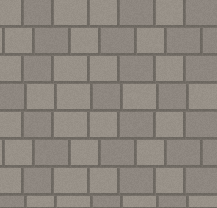
#> input picture web/assets/sidewalk.png, 217 x 208 px
$ python -i extract-mission-composite.py   (imports and definitions only)
#> lines starting #> are read from the running program, lines starting #| are printed output that depends on the picture; after the words box and inside, x2 and y2 are one past the last pixel; in counts of white or black regions, pixels touching at a corner belong together
#> further down, picture is the input picture: shape (208, 217, 3); mean B, G, R 126.4, 134.2, 140.9
"""Color-segment mission2-map.png into a multi-surface composite scene JSON.

Reads:
  web/public/maps/mission2/mission2-map.png
  web/public/maps/mission2/mission2-map.meta.json

Writes:
  web/public/maps/mission2/mission2-composite.json   (schema version 2)
  web/public/maps/mission2/_debug-labels.png         (when --dump-labels passed)

Each pixel is classified into one of:
  void / grass / water / sand / sidewalk / road / trolleybus_rails / rails
plus a separate `white_marking` mask for road paint.

Anti-aliased dark borders that previously fell into VOID (and therefore showed
through as the green grass <rect>, producing the "green halo" around roads /
sidewalks / white paint) are now folded into the nearest real surface via
two passes:

  1. Per-mask MORPH_CLOSE then dilate by 1-2 px so the surface absorbs its
     own anti-aliased fringe.
  2. Distance-transform extension into atlas VOID uses a fixed radius (world /
     atlas px) so road/sidewalk absorb nearby VOID fringe near stitched edges.

  3. `heal_surface_cliffs()` snaps adjacent GRASS/VOID pixels that still match
     asphalt/sidewalk colour back onto the nearest road/sidewalk blob.

White paint pixels with a VOID label underneath are also forced to ROAD so
markings sit on asphalt rather than on the grass <rect>.
"""
from __future__ import annotations

import argparse
import json
from collections import Counter
from pathlib import Path

import cv2
import numpy as np

ROOT = Path(__file__).resolve().parent.parent
MAP_DIR = ROOT / "public" / "maps" / "mission2"
PNG_PATH = MAP_DIR / "mission2-map.png"
META_PATH = MAP_DIR / "mission2-map.meta.json"
OUT_PATH = MAP_DIR / "mission2-composite.json"
DEBUG_PATH = MAP_DIR / "_debug-labels.png"

# Label IDs used in the per-pixel label map.
L_VOID = 0
L_GRASS = 1
L_WATER = 2
L_SAND = 3
L_SIDEWALK = 4
L_ROAD = 5
L_TROLLEYBUS = 6
L_RAILS = 7

# Painter z-order — lower IDs first when written to the JSON. The renderer
# applies the same order, so trolleybus stripes draw on top of road, and
# train rails draw on top of trolleybus.
SURFACE_LABELS: list[tuple[int, str]] = [
    (L_WATER, "water"),
    (L_SAND, "sand"),
    (L_SIDEWALK, "sidewalk"),
    (L_ROAD, "road"),
    (L_TROLLEYBUS, "trolleybus_rails"),
    (L_RAILS, "rails"),
]

# Detection toggles. Both rails kinds are best-effort and DISABLED by default
# for mission 2 because the source PNG doesn't contain actual rail tiles in a
# uniform colour signature — the dark anti-aliased pair-of-lines pattern that
# our pixel-level detector latches onto also appears at every road border, so
# running the detector greedily turns half the map into "trolleybus_rails".
#
# Flip these flags to True for missions where rails are visible (uniform
# wood-tie/asphalt strips); otherwise rely on the in-game MapCompositeEditor
# to hand-paint rail surfaces — they will render correctly with the matching
# textures via the renderer's <pattern> defs.
DETECT_TROLLEYBUS = False
DETECT_RAILS = False

# How far (atlas px) road/sidewalk labels propagate into VOID via distance fill.
# Not tied to game viewport — adjust manually if halos at map edges need more/less fill.
VOID_EXTENSION_RADIUS_PX = 16

# Heal misclassified GRASS / residual VOID fringes that still look like pavement
# in RGB and sit within this distance (px) of an existing road/sidewalk blob.
HEAL_ASPHALT_NEAR_ROAD_PX = 16
HEAL_PAVING_NEAR_SIDEWALK_PX = 12

# Per-kind minimum polygon area (atlas pixels²) and Douglas-Peucker epsilon.
MIN_AREAS = {
    L_WATER: 400,
    L_SAND: 400,
    L_SIDEWALK: 400,
    L_ROAD: 1200,
    L_TROLLEYBUS: 60,
    L_RAILS: 200,
}
EPSILONS = {
    L_WATER: 1.5,
    L_SAND: 1.5,
    L_SIDEWALK: 1.0,
    L_ROAD: 1.5,
    L_TROLLEYBUS: 0.6,
    L_RAILS: 0.8,
}
HOLE_MIN_AREA = 800

MIN_MARKING_AREA_PX = 8
# Douglas–Peucker for marking contours: lower ⇒ более «прямые» углы, ближе к линиям на PNG.
MARKING_EPSILON_PX = 0.35


# [114 lines left out: functions main, sample_grass_color, not called in this run]


def build_label_map(rgb: np.ndarray) -> tuple[np.ndarray, np.ndarray]:
    """Return (label_map uint8, white_marking_mask uint8).

    Each pixel ends up with one of L_VOID, L_GRASS, L_WATER, L_SAND, L_SIDEWALK,
    or L_ROAD. Trolleybus / rails are added by detect_rail_like() in a later
    pass once road has been finalised. White paint is reported separately so
    it can be drawn on top of any underlying surface.
    """
    h, w = rgb.shape[:2]
#> h = 208; w = 217
    r = rgb[:, :, 0].astype(np.int16)
    g = rgb[:, :, 1].astype(np.int16)
    b = rgb[:, :, 2].astype(np.int16)

    void = (rgb.sum(axis=2) < 30)
#> void: shape (208, 217) bool; every value is 0
    spread = np.maximum.reduce([r, g, b]) - np.minimum.reduce([r, g, b])
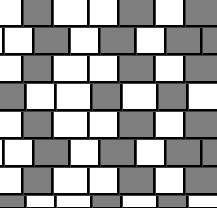
#> spread: shape (208, 217) int16; min 12, max 16, mean 14.55; drawn with min black and max white
    mean = (r + g + b) / 3.0

    grass = (g > r + 10) & (g > b + 10) & (g > 70) & (g < 200)
    water = (b > r + 30) & (b > g + 10) & (b > 120)
    sand = (r > 140) & (r < 230) & (g > 120) & (g < 200) & (b < 140) & (r > g) & (g > b)

    # Sidewalk: medium-grey, low saturation, brighter than road. Tuned against
    # web/assets/sidewalk.png (mean ~98, spread ~9) and the actual histogram of
    # mission2-map.png where sidewalks cluster around mean 95..115.
    sidewalk_seed = (spread < 22) & (mean >= 86) & (mean < 130) & ~void & ~grass
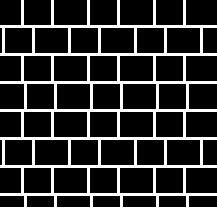
#> sidewalk_seed: shape (208, 217) bool; 18.3% white; 1 white region, box (x1, y1, x2, y2) and area: (0, 0, 217, 208) 8272

    # Road: dark desaturated grey (asphalt). Mean cap of 88 keeps clear water
    # of sidewalk so we don't double-label.
    road_seed = (spread < 30) & (mean > 50) & (mean < 88) & ~void

    white = (r > 215) & (g > 215) & (b > 215)

    # ---- Halo absorption -------------------------------------------------
    # Anti-aliased dark fringes at the road / sidewalk boundary often have
    # spread > 30 or mean > 88 (they sit on the line between asphalt and
    # surrounding green). MORPH_CLOSE 3x3 fills 1-2 px gaps, then a single
    # dilate ×1 grows the surface outward by one pixel so the dark fringe is
    # absorbed instead of falling into VOID. This is the main fix for the
    # "green halo around roads / sidewalks / paint" complaint.
    kernel3 = np.ones((3, 3), np.uint8)
    road_seed_u8 = road_seed.astype(np.uint8) * 255
    road_seed_u8 = cv2.morphologyEx(road_seed_u8, cv2.MORPH_CLOSE, kernel3, iterations=1)
    road_seed_u8 = cv2.dilate(road_seed_u8, kernel3, iterations=1)
    road_filled = (road_seed_u8 > 0) & ~void

    sidewalk_seed_u8 = sidewalk_seed.astype(np.uint8) * 255
    sidewalk_seed_u8 = cv2.morphologyEx(sidewalk_seed_u8, cv2.MORPH_CLOSE, kernel3, iterations=1)
    sidewalk_seed_u8 = cv2.dilate(sidewalk_seed_u8, kernel3, iterations=1)
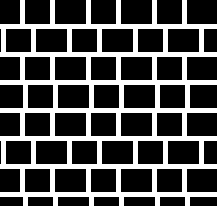
#> sidewalk_seed_u8: shape (208, 217); 29.7% white; 1 white region, box (x1, y1, x2, y2) and area: (0, 0, 217, 208) 13389
    sidewalk_filled = (sidewalk_seed_u8 > 0) & ~void & ~grass
    # --------------------------------------------------------------------

    label = np.full((h, w), L_VOID, dtype=np.uint8)
    label[grass] = L_GRASS
    label[water] = L_WATER
    label[sand] = L_SAND
    label[sidewalk_filled & ~water & ~sand] = L_SIDEWALK
    # Road wins over sidewalk at the boundary — their dilations overlap by 1 px,
    # and we want road to extend cleanly across the dilation seam.
    label[road_filled & ~water & ~sand] = L_ROAD

    white_mask = (white.astype(np.uint8)) * 255
    return label, white_mask


# [284 lines left out: functions force_road_under_markings, heal_surface_cliffs, extend_into_void, detect_rail_like, _emit_rail_pairs, _sleeper_score and 1 more, not called in this run]


def shift_to_world(poly: list[list[int]], min_x: int, min_y: int) -> list[list[int]]:
    return [[p[0] + min_x, p[1] + min_y] for p in poly]


def rgb_hex(rgb: tuple[int, int, int]) -> str:
    return f"#{rgb[0]:02x}{rgb[1]:02x}{rgb[2]:02x}"


# [32 lines left out: functions print_label_stats, dump_labels, not called in this run]


# [2 lines not run here, left out]

>>> import cv2
>>> picture = cv2.imread('../assets/sidewalk.png')
>>> result = build_label_map(picture)

$ run again, on web/assets/rails.png
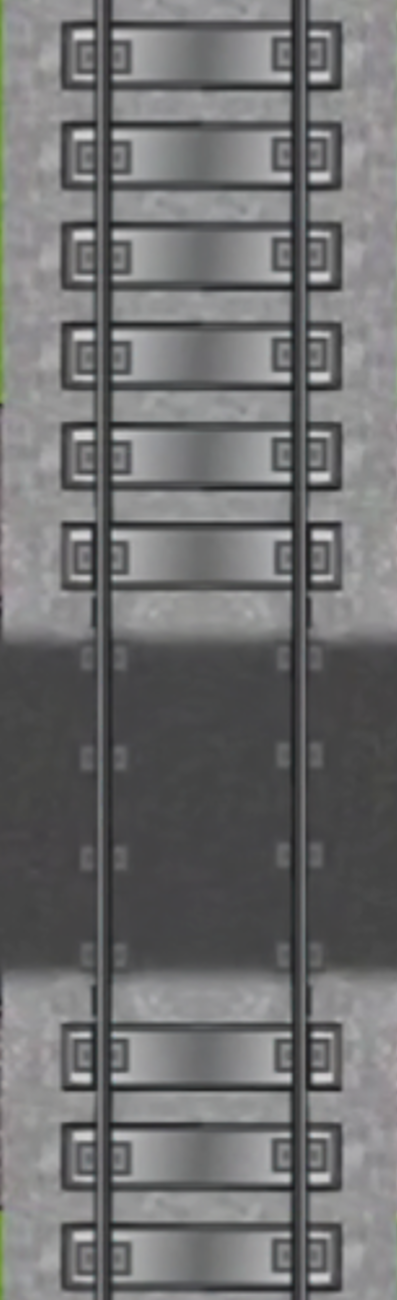
#> input picture web/assets/rails.png, 397 x 1300 px
#> picture is the input picture: shape (1300, 397, 3); mean B, G, R 113.1, 112.5, 112.4
#> void: shape (1300, 397) bool; every value is 0
#> in build_label_map, `grass = (g > r + 10) & (g > b + 10) & (g > 70) & (g < 200)`:
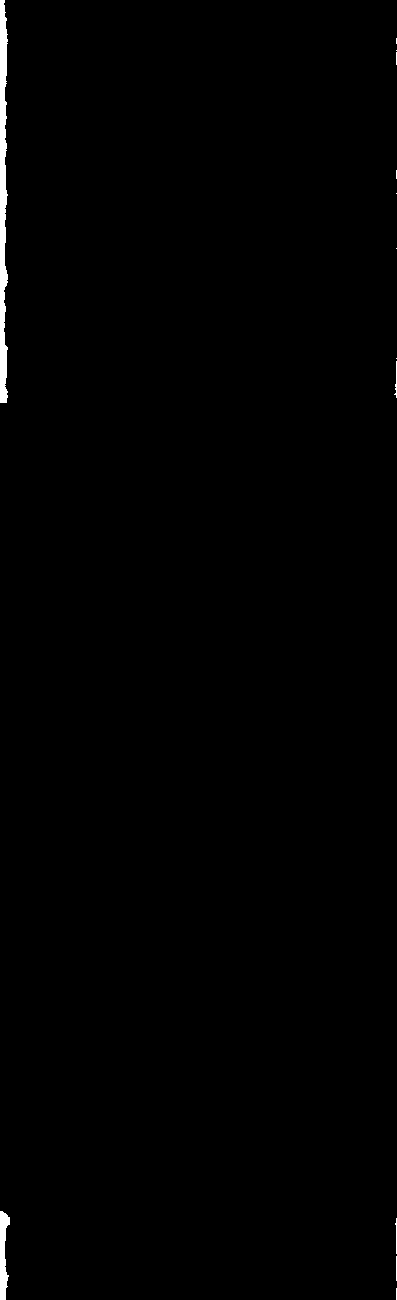
#> grass: shape (1300, 397) bool; 0.61% white; 13 white regions (8 under 20 px), largest, box (x1, y1, x2, y2) and area: (0, 0, 8, 403) 2441, (0, 1211, 10, 1300) 576, (394, 361, 397, 398) 45, (395, 1218, 397, 1254) 38, (396, 1256, 397, 1281) 25
#> sand: shape (1300, 397) bool; 0.17% white in thin lines or dots
#> sidewalk_seed: shape (1300, 397) bool; 19.9% white; 62 white regions (7 under 20 px), largest, box (x1, y1, x2, y2) and area: (0, 0, 104, 1300) 22623, (300, 0, 397, 1300) 14457, (110, 528, 293, 584) 4742
#> road_seed: shape (1300, 397) bool; 34.3% white; 40 white regions (18 under 20 px), largest, box (x1, y1, x2, y2) and area: (103, 0, 301, 1300) 97905, (0, 596, 98, 1007) 31222, (305, 520, 397, 1092) 30670
#> road_filled: shape (1300, 397) bool; 40.8% white; 26 white regions (3 under 20 px), largest, box (x1, y1, x2, y2) and area: (102, 0, 302, 1300) 117941, (304, 519, 397, 1093) 33101, (0, 595, 99, 1008) 32278
#> in build_label_map, `sidewalk_seed_u8 = cv2.dilate(sidewalk_seed_u8, kernel3, iterations=1)`:
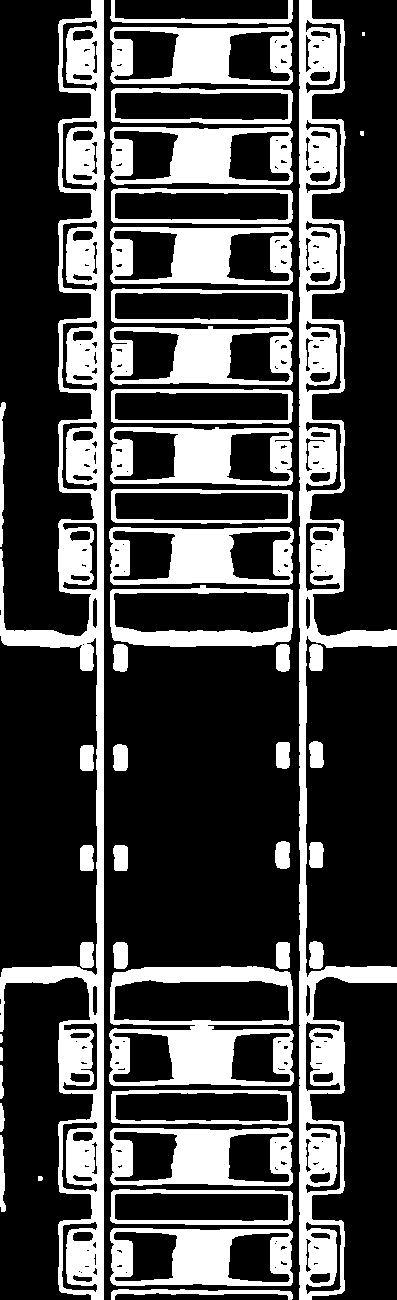
#> sidewalk_seed_u8: shape (1300, 397); 28% white; 45 white regions (2 under 20 px), largest, box (x1, y1, x2, y2) and area: (0, 0, 105, 1300) 32336, (299, 0, 397, 1300) 30917, (109, 966, 294, 1086) 9861
